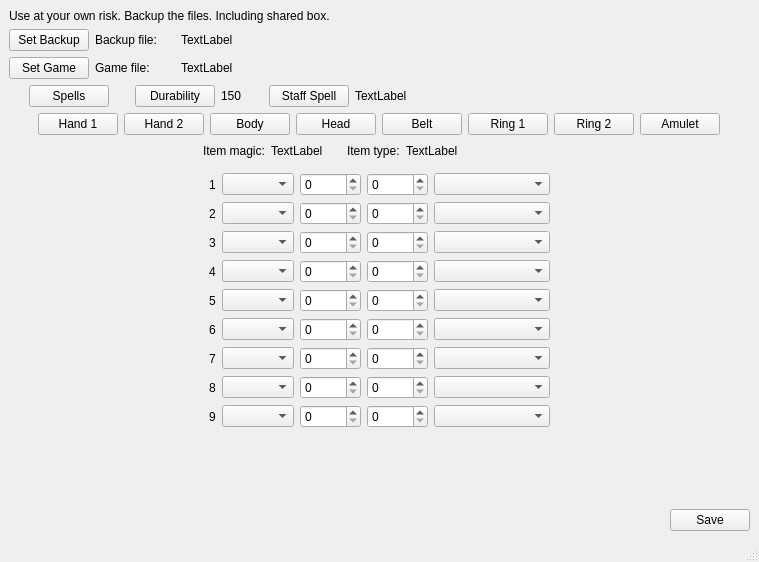
<?xml version="1.0" encoding="UTF-8"?>
<ui version="4.0">
 <class>MainWindow</class>
 <widget class="QMainWindow" name="MainWindow">
  <property name="geometry">
   <rect>
    <x>0</x>
    <y>0</y>
    <width>759</width>
    <height>562</height>
   </rect>
  </property>
  <property name="windowTitle">
   <string>Diablo Belzebub Character Editor</string>
  </property>
  <widget class="QWidget" name="centralwidget">
   <layout class="QVBoxLayout" name="verticalLayout">
    <item>
     <widget class="QLabel" name="label">
      <property name="text">
       <string>Use at your own risk. Backup the files. Including shared box.</string>
      </property>
     </widget>
    </item>
    <item>
     <layout class="QHBoxLayout" name="horizontalLayout_6">
      <item>
       <widget class="QPushButton" name="pushBackup">
        <property name="text">
         <string>Set Backup</string>
        </property>
       </widget>
      </item>
      <item>
       <widget class="QLabel" name="label_3">
        <property name="minimumSize">
         <size>
          <width>80</width>
          <height>0</height>
         </size>
        </property>
        <property name="text">
         <string>Backup file:</string>
        </property>
       </widget>
      </item>
      <item>
       <widget class="QLabel" name="labelBackupFile">
        <property name="text">
         <string>TextLabel</string>
        </property>
       </widget>
      </item>
      <item>
       <spacer name="horizontalSpacer_13">
        <property name="orientation">
         <enum>Qt::Horizontal</enum>
        </property>
        <property name="sizeHint" stdset="0">
         <size>
          <width>40</width>
          <height>20</height>
         </size>
        </property>
       </spacer>
      </item>
     </layout>
    </item>
    <item>
     <layout class="QHBoxLayout" name="horizontalLayout_7">
      <item>
       <widget class="QPushButton" name="pushGame">
        <property name="text">
         <string>Set Game</string>
        </property>
       </widget>
      </item>
      <item>
       <widget class="QLabel" name="label_5">
        <property name="minimumSize">
         <size>
          <width>80</width>
          <height>0</height>
         </size>
        </property>
        <property name="text">
         <string>Game file:</string>
        </property>
       </widget>
      </item>
      <item>
       <widget class="QLabel" name="labelGameFile">
        <property name="text">
         <string>TextLabel</string>
        </property>
       </widget>
      </item>
      <item>
       <spacer name="horizontalSpacer_14">
        <property name="orientation">
         <enum>Qt::Horizontal</enum>
        </property>
        <property name="sizeHint" stdset="0">
         <size>
          <width>40</width>
          <height>20</height>
         </size>
        </property>
       </spacer>
      </item>
     </layout>
    </item>
    <item>
     <layout class="QHBoxLayout" name="horizontalLayout_2">
      <item>
       <spacer name="horizontalSpacer_3">
        <property name="orientation">
         <enum>Qt::Horizontal</enum>
        </property>
        <property name="sizeType">
         <enum>QSizePolicy::Minimum</enum>
        </property>
        <property name="sizeHint" stdset="0">
         <size>
          <width>20</width>
          <height>20</height>
         </size>
        </property>
       </spacer>
      </item>
      <item>
       <widget class="QPushButton" name="pushSpells">
        <property name="text">
         <string>Spells</string>
        </property>
       </widget>
      </item>
      <item>
       <spacer name="horizontalSpacer_4">
        <property name="orientation">
         <enum>Qt::Horizontal</enum>
        </property>
        <property name="sizeType">
         <enum>QSizePolicy::Minimum</enum>
        </property>
        <property name="sizeHint" stdset="0">
         <size>
          <width>20</width>
          <height>20</height>
         </size>
        </property>
       </spacer>
      </item>
      <item>
       <widget class="QPushButton" name="pushDurability">
        <property name="text">
         <string>Durability</string>
        </property>
       </widget>
      </item>
      <item>
       <widget class="QLabel" name="labelDurability">
        <property name="minimumSize">
         <size>
          <width>22</width>
          <height>0</height>
         </size>
        </property>
        <property name="text">
         <string>150</string>
        </property>
       </widget>
      </item>
      <item>
       <spacer name="horizontalSpacer_9">
        <property name="orientation">
         <enum>Qt::Horizontal</enum>
        </property>
        <property name="sizeType">
         <enum>QSizePolicy::Minimum</enum>
        </property>
        <property name="sizeHint" stdset="0">
         <size>
          <width>20</width>
          <height>20</height>
         </size>
        </property>
       </spacer>
      </item>
      <item>
       <widget class="QPushButton" name="pushStaffSpell">
        <property name="text">
         <string>Staff Spell</string>
        </property>
       </widget>
      </item>
      <item>
       <widget class="QLabel" name="labelStaffSpell">
        <property name="text">
         <string>TextLabel</string>
        </property>
       </widget>
      </item>
      <item>
       <spacer name="horizontalSpacer_2">
        <property name="orientation">
         <enum>Qt::Horizontal</enum>
        </property>
        <property name="sizeHint" stdset="0">
         <size>
          <width>40</width>
          <height>20</height>
         </size>
        </property>
       </spacer>
      </item>
     </layout>
    </item>
    <item>
     <layout class="QHBoxLayout" name="horizontalLayout_3">
      <item>
       <spacer name="horizontalSpacer_12">
        <property name="orientation">
         <enum>Qt::Horizontal</enum>
        </property>
        <property name="sizeHint" stdset="0">
         <size>
          <width>40</width>
          <height>20</height>
         </size>
        </property>
       </spacer>
      </item>
      <item>
       <widget class="QPushButton" name="pushHand1">
        <property name="text">
         <string>Hand 1</string>
        </property>
       </widget>
      </item>
      <item>
       <widget class="QPushButton" name="pushHand2">
        <property name="text">
         <string>Hand 2</string>
        </property>
       </widget>
      </item>
      <item>
       <widget class="QPushButton" name="pushBody">
        <property name="text">
         <string>Body</string>
        </property>
       </widget>
      </item>
      <item>
       <widget class="QPushButton" name="pushHead">
        <property name="text">
         <string>Head</string>
        </property>
       </widget>
      </item>
      <item>
       <widget class="QPushButton" name="pushBelt">
        <property name="text">
         <string>Belt</string>
        </property>
       </widget>
      </item>
      <item>
       <widget class="QPushButton" name="pushRing1">
        <property name="text">
         <string>Ring 1</string>
        </property>
       </widget>
      </item>
      <item>
       <widget class="QPushButton" name="pushRing2">
        <property name="text">
         <string>Ring 2</string>
        </property>
       </widget>
      </item>
      <item>
       <widget class="QPushButton" name="pushAmulet">
        <property name="text">
         <string>Amulet</string>
        </property>
       </widget>
      </item>
      <item>
       <spacer name="horizontalSpacer_5">
        <property name="orientation">
         <enum>Qt::Horizontal</enum>
        </property>
        <property name="sizeHint" stdset="0">
         <size>
          <width>40</width>
          <height>20</height>
         </size>
        </property>
       </spacer>
      </item>
     </layout>
    </item>
    <item>
     <layout class="QHBoxLayout" name="horizontalLayout_4">
      <item>
       <spacer name="horizontalSpacer_8">
        <property name="orientation">
         <enum>Qt::Horizontal</enum>
        </property>
        <property name="sizeHint" stdset="0">
         <size>
          <width>40</width>
          <height>20</height>
         </size>
        </property>
       </spacer>
      </item>
      <item>
       <widget class="QLabel" name="label_13">
        <property name="text">
         <string>Item magic:</string>
        </property>
       </widget>
      </item>
      <item>
       <widget class="QLabel" name="labelItemMagic">
        <property name="minimumSize">
         <size>
          <width>60</width>
          <height>0</height>
         </size>
        </property>
        <property name="text">
         <string>TextLabel</string>
        </property>
       </widget>
      </item>
      <item>
       <spacer name="horizontalSpacer_11">
        <property name="orientation">
         <enum>Qt::Horizontal</enum>
        </property>
        <property name="sizeType">
         <enum>QSizePolicy::Minimum</enum>
        </property>
        <property name="sizeHint" stdset="0">
         <size>
          <width>10</width>
          <height>20</height>
         </size>
        </property>
       </spacer>
      </item>
      <item>
       <widget class="QLabel" name="label_11">
        <property name="text">
         <string>Item type:</string>
        </property>
       </widget>
      </item>
      <item>
       <widget class="QLabel" name="labelItemType">
        <property name="minimumSize">
         <size>
          <width>150</width>
          <height>0</height>
         </size>
        </property>
        <property name="text">
         <string>TextLabel</string>
        </property>
       </widget>
      </item>
      <item>
       <spacer name="horizontalSpacer_7">
        <property name="orientation">
         <enum>Qt::Horizontal</enum>
        </property>
        <property name="sizeHint" stdset="0">
         <size>
          <width>40</width>
          <height>20</height>
         </size>
        </property>
       </spacer>
      </item>
     </layout>
    </item>
    <item>
     <layout class="QHBoxLayout" name="horizontalLayout">
      <item>
       <spacer name="horizontalSpacer_6">
        <property name="orientation">
         <enum>Qt::Horizontal</enum>
        </property>
        <property name="sizeHint" stdset="0">
         <size>
          <width>40</width>
          <height>20</height>
         </size>
        </property>
       </spacer>
      </item>
      <item>
       <layout class="QGridLayout" name="gridLayout">
        <item row="7" column="4">
         <widget class="QComboBox" name="comboValue7"/>
        </item>
        <item row="4" column="1">
         <widget class="QComboBox" name="combo4"/>
        </item>
        <item row="4" column="4">
         <widget class="QComboBox" name="comboValue4"/>
        </item>
        <item row="2" column="4">
         <widget class="QComboBox" name="comboValue2"/>
        </item>
        <item row="4" column="3">
         <widget class="QSpinBox" name="spin42"/>
        </item>
        <item row="1" column="3">
         <widget class="QSpinBox" name="spin12">
          <property name="minimumSize">
           <size>
            <width>61</width>
            <height>0</height>
           </size>
          </property>
         </widget>
        </item>
        <item row="6" column="1">
         <widget class="QComboBox" name="combo6"/>
        </item>
        <item row="2" column="0">
         <widget class="QLabel" name="label2">
          <property name="text">
           <string>2</string>
          </property>
         </widget>
        </item>
        <item row="1" column="0">
         <widget class="QLabel" name="label1">
          <property name="text">
           <string>1</string>
          </property>
         </widget>
        </item>
        <item row="7" column="1">
         <widget class="QComboBox" name="combo7"/>
        </item>
        <item row="6" column="2">
         <widget class="QSpinBox" name="spin61"/>
        </item>
        <item row="2" column="1">
         <widget class="QComboBox" name="combo2"/>
        </item>
        <item row="4" column="2">
         <widget class="QSpinBox" name="spin41"/>
        </item>
        <item row="1" column="1">
         <widget class="QComboBox" name="combo1"/>
        </item>
        <item row="7" column="2">
         <widget class="QSpinBox" name="spin71"/>
        </item>
        <item row="9" column="0">
         <widget class="QLabel" name="label9">
          <property name="text">
           <string>9</string>
          </property>
         </widget>
        </item>
        <item row="6" column="3">
         <widget class="QSpinBox" name="spin62"/>
        </item>
        <item row="5" column="1">
         <widget class="QComboBox" name="combo5"/>
        </item>
        <item row="2" column="2">
         <widget class="QSpinBox" name="spin21"/>
        </item>
        <item row="9" column="1">
         <widget class="QComboBox" name="combo9"/>
        </item>
        <item row="1" column="4">
         <widget class="QComboBox" name="comboValue1"/>
        </item>
        <item row="7" column="0">
         <widget class="QLabel" name="label7">
          <property name="text">
           <string>7</string>
          </property>
         </widget>
        </item>
        <item row="6" column="0">
         <widget class="QLabel" name="label6">
          <property name="text">
           <string>6</string>
          </property>
         </widget>
        </item>
        <item row="9" column="4">
         <widget class="QComboBox" name="comboValue9"/>
        </item>
        <item row="8" column="4">
         <widget class="QComboBox" name="comboValue8"/>
        </item>
        <item row="2" column="3">
         <widget class="QSpinBox" name="spin22"/>
        </item>
        <item row="3" column="1">
         <widget class="QComboBox" name="combo3"/>
        </item>
        <item row="6" column="4">
         <widget class="QComboBox" name="comboValue6"/>
        </item>
        <item row="7" column="3">
         <widget class="QSpinBox" name="spin72"/>
        </item>
        <item row="5" column="2">
         <widget class="QSpinBox" name="spin51"/>
        </item>
        <item row="3" column="2">
         <widget class="QSpinBox" name="spin31"/>
        </item>
        <item row="3" column="4">
         <widget class="QComboBox" name="comboValue3"/>
        </item>
        <item row="8" column="0">
         <widget class="QLabel" name="label8">
          <property name="text">
           <string>8</string>
          </property>
         </widget>
        </item>
        <item row="9" column="3">
         <widget class="QSpinBox" name="spin92"/>
        </item>
        <item row="5" column="4">
         <widget class="QComboBox" name="comboValue5"/>
        </item>
        <item row="3" column="0">
         <widget class="QLabel" name="label3">
          <property name="text">
           <string>3</string>
          </property>
         </widget>
        </item>
        <item row="4" column="0">
         <widget class="QLabel" name="label4">
          <property name="text">
           <string>4</string>
          </property>
         </widget>
        </item>
        <item row="5" column="0">
         <widget class="QLabel" name="label5">
          <property name="text">
           <string>5</string>
          </property>
         </widget>
        </item>
        <item row="1" column="2">
         <widget class="QSpinBox" name="spin11">
          <property name="minimumSize">
           <size>
            <width>61</width>
            <height>0</height>
           </size>
          </property>
          <property name="maximum">
           <number>1</number>
          </property>
         </widget>
        </item>
        <item row="8" column="3">
         <widget class="QSpinBox" name="spin82"/>
        </item>
        <item row="3" column="3">
         <widget class="QSpinBox" name="spin32"/>
        </item>
        <item row="5" column="3">
         <widget class="QSpinBox" name="spin52"/>
        </item>
        <item row="8" column="1">
         <widget class="QComboBox" name="combo8"/>
        </item>
        <item row="8" column="2">
         <widget class="QSpinBox" name="spin81"/>
        </item>
        <item row="9" column="2">
         <widget class="QSpinBox" name="spin91"/>
        </item>
        <item row="0" column="2">
         <widget class="QSpinBox" name="spinBoxH1">
          <property name="enabled">
           <bool>false</bool>
          </property>
          <property name="minimumSize">
           <size>
            <width>61</width>
            <height>0</height>
           </size>
          </property>
          <property name="maximumSize">
           <size>
            <width>16777215</width>
            <height>0</height>
           </size>
          </property>
         </widget>
        </item>
        <item row="0" column="3">
         <widget class="QSpinBox" name="spinBoxH2">
          <property name="enabled">
           <bool>false</bool>
          </property>
          <property name="minimumSize">
           <size>
            <width>61</width>
            <height>0</height>
           </size>
          </property>
          <property name="maximumSize">
           <size>
            <width>16777215</width>
            <height>0</height>
           </size>
          </property>
         </widget>
        </item>
        <item row="0" column="4">
         <widget class="QComboBox" name="comboBoxH1">
          <property name="enabled">
           <bool>false</bool>
          </property>
          <property name="maximumSize">
           <size>
            <width>16777215</width>
            <height>0</height>
           </size>
          </property>
          <property name="currentText">
           <string>Chain Lightning</string>
          </property>
          <property name="currentIndex">
           <number>0</number>
          </property>
          <property name="sizeAdjustPolicy">
           <enum>QComboBox::AdjustToContents</enum>
          </property>
          <item>
           <property name="text">
            <string>Chain Lightning</string>
           </property>
          </item>
         </widget>
        </item>
       </layout>
      </item>
      <item>
       <spacer name="horizontalSpacer">
        <property name="orientation">
         <enum>Qt::Horizontal</enum>
        </property>
        <property name="sizeHint" stdset="0">
         <size>
          <width>40</width>
          <height>20</height>
         </size>
        </property>
       </spacer>
      </item>
     </layout>
    </item>
    <item>
     <spacer name="verticalSpacer">
      <property name="orientation">
       <enum>Qt::Vertical</enum>
      </property>
      <property name="sizeHint" stdset="0">
       <size>
        <width>20</width>
        <height>40</height>
       </size>
      </property>
     </spacer>
    </item>
    <item>
     <layout class="QHBoxLayout" name="horizontalLayout_5">
      <item>
       <spacer name="horizontalSpacer_10">
        <property name="orientation">
         <enum>Qt::Horizontal</enum>
        </property>
        <property name="sizeHint" stdset="0">
         <size>
          <width>40</width>
          <height>20</height>
         </size>
        </property>
       </spacer>
      </item>
      <item>
       <widget class="QPushButton" name="pushSave">
        <property name="text">
         <string>Save</string>
        </property>
       </widget>
      </item>
     </layout>
    </item>
   </layout>
  </widget>
  <widget class="QMenuBar" name="menubar">
   <property name="geometry">
    <rect>
     <x>0</x>
     <y>0</y>
     <width>759</width>
     <height>22</height>
    </rect>
   </property>
  </widget>
  <widget class="QStatusBar" name="statusbar"/>
 </widget>
 <resources/>
 <connections/>
</ui>
